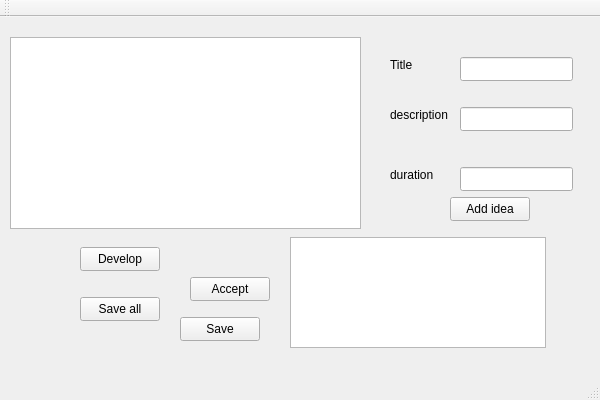
<?xml version="1.0" encoding="UTF-8"?>
<ui version="4.0">
 <class>researchGrantClass</class>
 <widget class="QMainWindow" name="researchGrantClass">
  <property name="geometry">
   <rect>
    <x>0</x>
    <y>0</y>
    <width>600</width>
    <height>400</height>
   </rect>
  </property>
  <property name="windowTitle">
   <string>researchGrant</string>
  </property>
  <widget class="QWidget" name="centralWidget">
   <widget class="QTableView" name="tableView">
    <property name="geometry">
     <rect>
      <x>10</x>
      <y>20</y>
      <width>351</width>
      <height>192</height>
     </rect>
    </property>
   </widget>
   <widget class="QLabel" name="titleLabel">
    <property name="geometry">
     <rect>
      <x>390</x>
      <y>40</y>
      <width>49</width>
      <height>16</height>
     </rect>
    </property>
    <property name="text">
     <string>Title</string>
    </property>
   </widget>
   <widget class="QLabel" name="descriptionLabel">
    <property name="geometry">
     <rect>
      <x>390</x>
      <y>90</y>
      <width>71</width>
      <height>16</height>
     </rect>
    </property>
    <property name="text">
     <string>description</string>
    </property>
   </widget>
   <widget class="QLabel" name="label">
    <property name="geometry">
     <rect>
      <x>390</x>
      <y>150</y>
      <width>71</width>
      <height>16</height>
     </rect>
    </property>
    <property name="text">
     <string>duration</string>
    </property>
   </widget>
   <widget class="QLineEdit" name="TitlelineEdit">
    <property name="geometry">
     <rect>
      <x>460</x>
      <y>40</y>
      <width>113</width>
      <height>24</height>
     </rect>
    </property>
   </widget>
   <widget class="QLineEdit" name="DesclineEdit">
    <property name="geometry">
     <rect>
      <x>460</x>
      <y>90</y>
      <width>113</width>
      <height>24</height>
     </rect>
    </property>
   </widget>
   <widget class="QLineEdit" name="DurationlineEdit">
    <property name="geometry">
     <rect>
      <x>460</x>
      <y>150</y>
      <width>113</width>
      <height>24</height>
     </rect>
    </property>
   </widget>
   <widget class="QPushButton" name="AddButton">
    <property name="geometry">
     <rect>
      <x>450</x>
      <y>180</y>
      <width>80</width>
      <height>24</height>
     </rect>
    </property>
    <property name="text">
     <string>Add idea</string>
    </property>
   </widget>
   <widget class="QListWidget" name="listWidget">
    <property name="geometry">
     <rect>
      <x>290</x>
      <y>220</y>
      <width>256</width>
      <height>111</height>
     </rect>
    </property>
   </widget>
   <widget class="QPushButton" name="DeveloppushButton">
    <property name="geometry">
     <rect>
      <x>80</x>
      <y>230</y>
      <width>80</width>
      <height>24</height>
     </rect>
    </property>
    <property name="text">
     <string>Develop</string>
    </property>
   </widget>
   <widget class="QPushButton" name="SavepushButton">
    <property name="geometry">
     <rect>
      <x>80</x>
      <y>280</y>
      <width>80</width>
      <height>24</height>
     </rect>
    </property>
    <property name="text">
     <string>Save all</string>
    </property>
   </widget>
   <widget class="QPushButton" name="acceptButton">
    <property name="geometry">
     <rect>
      <x>190</x>
      <y>260</y>
      <width>80</width>
      <height>24</height>
     </rect>
    </property>
    <property name="text">
     <string>Accept</string>
    </property>
   </widget>
   <widget class="QPushButton" name="savebutton">
    <property name="geometry">
     <rect>
      <x>180</x>
      <y>300</y>
      <width>80</width>
      <height>24</height>
     </rect>
    </property>
    <property name="text">
     <string>Save</string>
    </property>
   </widget>
  </widget>
  <widget class="QMenuBar" name="menuBar">
   <property name="geometry">
    <rect>
     <x>0</x>
     <y>0</y>
     <width>600</width>
     <height>21</height>
    </rect>
   </property>
  </widget>
  <widget class="QToolBar" name="mainToolBar">
   <attribute name="toolBarArea">
    <enum>TopToolBarArea</enum>
   </attribute>
   <attribute name="toolBarBreak">
    <bool>false</bool>
   </attribute>
  </widget>
  <widget class="QStatusBar" name="statusBar"/>
 </widget>
 <layoutdefault spacing="6" margin="11"/>
 <resources>
  <include location="researchGrant.qrc"/>
 </resources>
 <connections/>
</ui>
